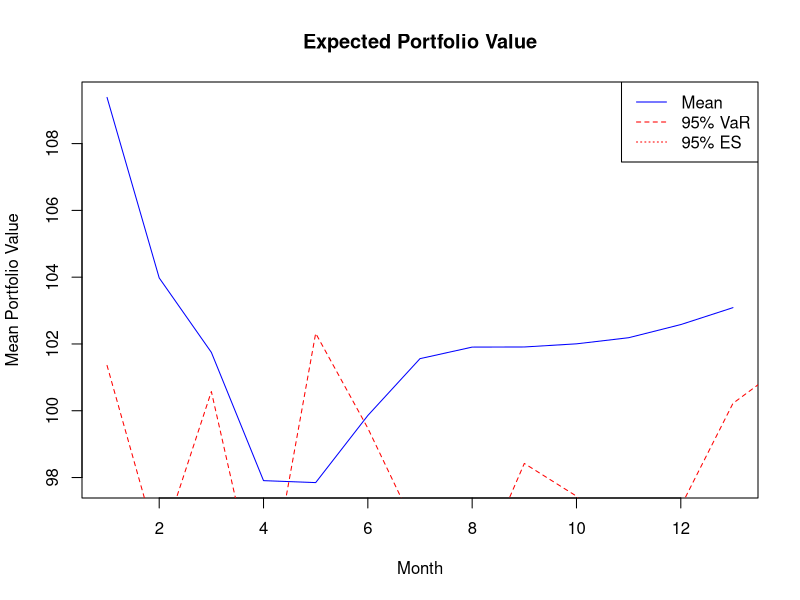

The R script that drew this image:
library(pracma)
library(reshape)
library(ggplot2)
library(matrixStats)

sim <- function(asset_class, N, M, sigma) {
  rates <- c(3.86, 4.18, 4.38, 4.60, 4.78, 4.75, 4.39, 4.10, 3.80, 3.73, 3.61, 3.84, 3.57) / 100
  times <- c(0, 1/12, 1/6, 0.25, 0.5, 1, 2, 3, 5, 7, 10, 20, 30)
  t.plot <- 1
  t <- seq(0, t.plot, length = N + 1)
  d <- N/t.plot
  y <- interp1(x = times, y = rates, xi = t, method = "spline")
  r.day <- (1 + y)^(1/d) - 1
  f0.day <- rep(NA, length(y))
  f0.day[1] <- r.day[1]
  
  for (i in 2:length(y)) {
    f0.day[i] <- (1 + r.day[i])^(i)/(1 + r.day[i-1])^(i-1) - 1
  }
  f0 <- (1 + f0.day)^d - 1
  r <- matrix(NA, ncol = N + 1, nrow = M)
  r[,1] <- f0[1]
  
  for (i in 1:N) {
    Z <- rnorm(M)
    r[,i+1] <- r[,i] + 
      (f0[i+1] - f0[i]) +
      sigma*sigma/2*(t[i+1]^2 - t[i]^2) + sigma*sqrt(t[i+1] - t[i])*Z
  }
  return(r)
}

bond_pricing <- function(asset_class, face_value, coupon_rate, ytm, maturity) {
  freq <- 2
  periods <- maturity * freq
  coupon <- face_value * coupon_rate / freq
  pv_coupons <- sum(coupon / (1 + ytm/freq)^(1:periods))
  pv_face <- face_value / (1 + ytm/freq)^periods
  price <- pv_coupons + pv_face
  return(price)
}
portfolio <- data.frame(
  asset_class = c("UST", "Agency", "MBS", "CMO", "CMBS"),
  weight = c(0.6, 0.05, 0.2, 0.1, 0.05)
)

N <- 12
M <- 1000
sigma <- 0.01
scenarios <- lapply(portfolio$asset_class, sim, N = N, M = M, sigma = sigma)
names(scenarios) <- portfolio$asset_class
portfolio_values <- matrix(0, ncol = N + 1, nrow = M)

for (m in 1:M) {
  for (n in 1:(N + 1)) {
    prices <- sapply(1:nrow(portfolio), function(i) {
      bond_pricing(
        portfolio$asset_class[i],
        face_value = 100,
        coupon_rate = 0.05,
        ytm = scenarios[[portfolio$asset_class[i]]][m, n],
        maturity = 10
      )
    })
    portfolio_values[m, n] <- sum(prices * portfolio$weight)
  }
}

var_95 <- rowQuantiles(portfolio_values, probs = 0.05)
es_95 <- rowMeans(portfolio_values * (portfolio_values < var_95))

plot(colMeans(portfolio_values), type = 'l', xlab = "Month", ylab = "Mean Portfolio Value", 
     main = "Expected Portfolio Value", col = "blue")
lines(var_95, col = "red", lty = 2)
lines(es_95, col = "red", lty = 3)

legend("topright", 
       c("Mean", "95% VaR", "95% ES"),
       col = c("blue", "red", "red"), 
       lty = c(1, 2, 3))
